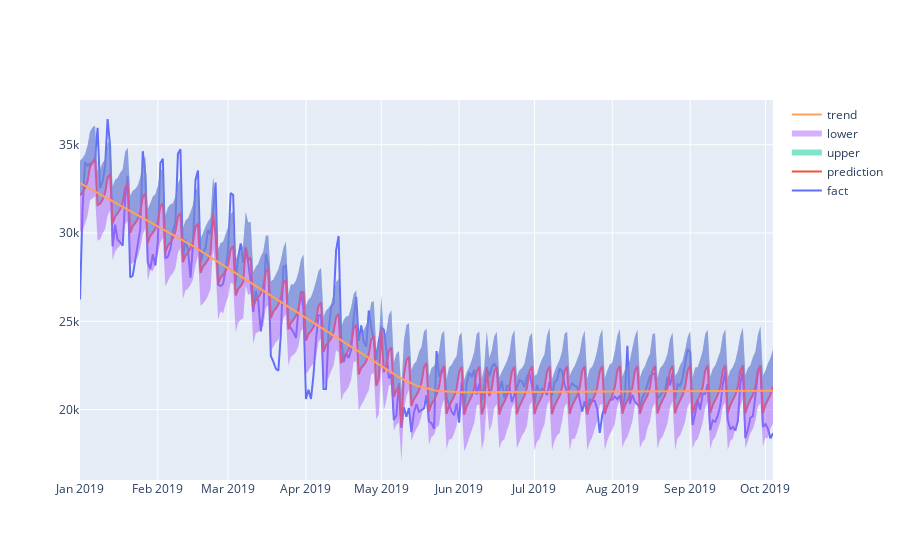

Notebook source saved alongside this figure:
### Code cell
# Рисуем график с границами прогноза
from plotly.offline import download_plotlyjs, init_notebook_mode, plot, iplot
import plotly.graph_objs as go
init_notebook_mode(connected = True)

iplot([
    go.Scatter(x=df['ds'], y=df['y'], name='fact'),
    go.Scatter(x=forecast['ds'], y=forecast['yhat'], name='prediction'),
    go.Scatter(x=forecast['ds'], y=forecast['yhat_upper'], fill='tonexty', mode='none', name='upper'),
    go.Scatter(x=forecast['ds'], y=forecast['yhat_lower'], fill='tonexty', mode='none', name='lower'),
    go.Scatter(x=forecast['ds'], y=forecast['trend'], name='trend')
])

### Figure 1 — Plotly figure (JSON) as saved in the notebook; plotly's stock layout.template omitted (floating-point values rounded to 4 significant figures; data arrays with more than 128 entries replaced by an {"elided": "..."} marker saying what was removed)
{"data": [{"name": "fact", "type": "scatter", "x": {"elided": "277 str values"}, "y": {"elided": "277 int values"}}, {"name": "prediction", "type": "scatter", "x": {"elided": "277 str values"}, "y": {"elided": "277 float values"}}, {"fill": "tonexty", "mode": "none", "name": "upper", "type": "scatter", "x": {"elided": "277 str values"}, "y": {"elided": "277 float values"}}, {"fill": "tonexty", "mode": "none", "name": "lower", "type": "scatter", "x": {"elided": "277 str values"}, "y": {"elided": "277 float values"}}, {"name": "trend", "type": "scatter", "x": {"elided": "277 str values"}, "y": {"elided": "277 float values"}}], "layout": {}}
